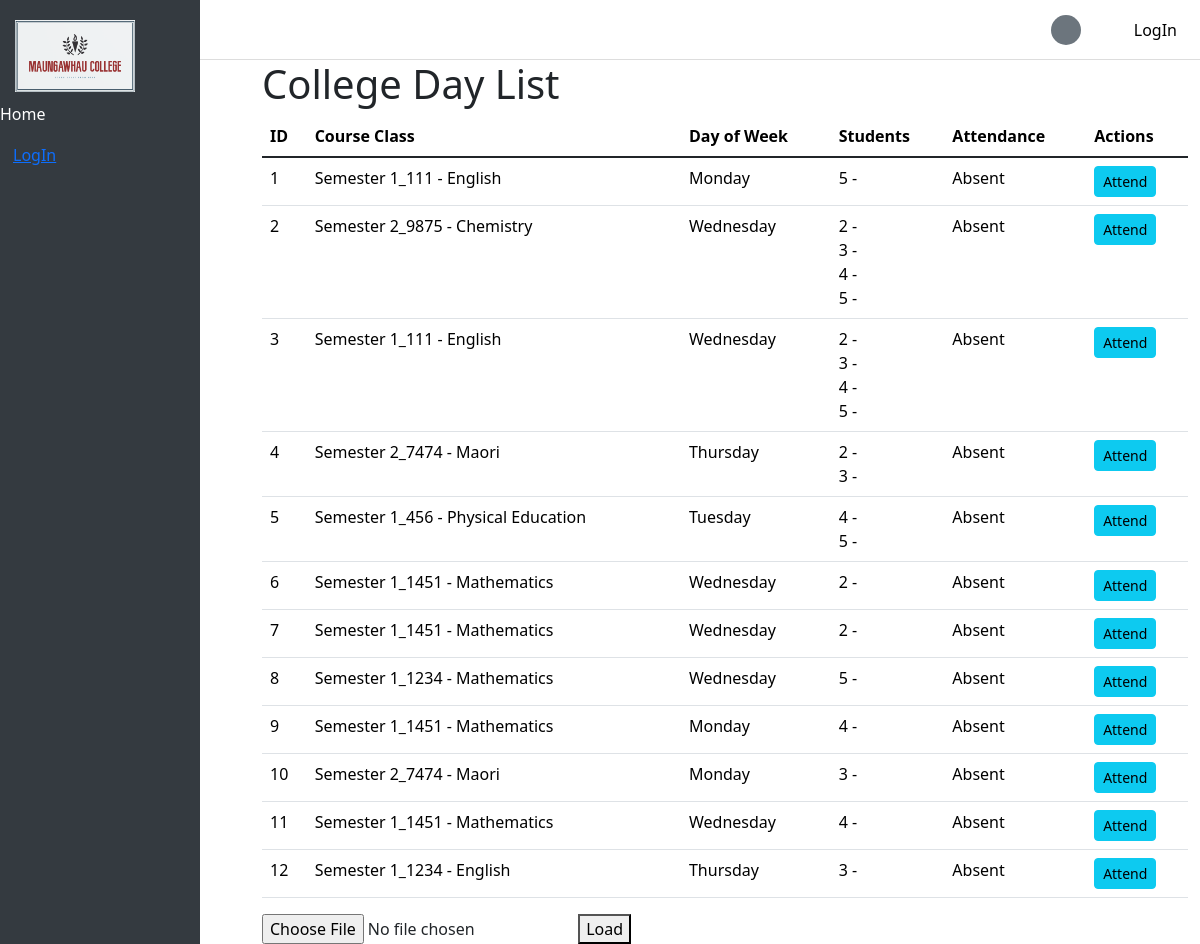
Page /collegedays/ on the committed database.
### Maungawhau/models.py (models this page shows, shortened)
class CollegeDay(models.Model):
    student = models.ManyToManyField(Student, blank=True)
    courseClass = models.ForeignKey(CourseClass, on_delete=models.CASCADE)
    day_of_week = models.CharField(
        max_length=10,
        choices=[
            ('Monday', 'Monday'),
            ('Tuesday', 'Tuesday'),
            ('Wednesday', 'Wednesday'),
            ('Thursday', 'Thursday'),
            ('Friday', 'Friday')
        ],
        default='Monday'
    )

class CourseClass(models.Model):
    number = models.IntegerField()
    course = models.ForeignKey(Course, on_delete=models.CASCADE)
    lecturers = models.ForeignKey(Lecturer, on_delete=models.SET_NULL, null=True, blank=True)
    semester = models.ForeignKey(Semester, on_delete=models.CASCADE, default=1)
    created_at = models.DateTimeField(auto_now_add=True)
    updated_at = models.DateTimeField(auto_now=True)
    attendances = models.ManyToManyField(User, related_name='course_class_attendances', blank=True)
    def __str__(self):
        return f'{self.semester.semester}_{self.number} - {self.course.name}'

class Semester(models.Model):
    year = models.IntegerField()
    semester = models.CharField(max_length=10)
    courses = models.ManyToManyField(Course, related_name='semesters', blank=True)

class Course(models.Model):
    name = models.CharField(max_length=100)
    code = models.CharField(max_length=100)

class Student(models.Model):
    student_id = models.IntegerField(unique=True, blank=True, null=True)
    user = models.OneToOneField(User, on_delete=models.CASCADE)
    DOB = models.DateField()
    phone = models.CharField(max_length=20, default='')
    address = models.CharField(max_length=255, default='')

### Maungawhau/views.py (the view)
# urls.py: path('collegedays/', CollegeDayListView.as_view(), name='collegeDay_list'),
class CollegeDayListView(ListView):
    model = CollegeDay
    template_name = 'collegeday_list.html'
    context_object_name = 'college_days'
    def get_queryset(self):
        return CollegeDay.objects.all().prefetch_related('student', 'courseClass')

### templates/collegeday_list.html (shortened to what this page needs)
{% extends 'base.html' %}
{% load static %}
{% block content %}
    <h1>College Day List</h1>
    <table class="table">
        <thead>
        <tr>
            <th>ID</th>
            <th>Course Class</th>
            <th>Day of Week</th>
            <th>Students</th>
            <th>Attendance</th>
            <th>Actions</th>
        </tr>
        </thead>
        <tbody>
        {% for day in college_days %}
            <tr>
                <td>{{ day.id }}</td>
                <td>{{ day.courseClass }}</td>
                <td>{{ day.day_of_week }}</td>
                <td>
                    {% for student in day.student.all %}
                        {{ student.id }} - {{ student.first_name }} {{ student.last_name }}<br>
                    {% endfor %}
                </td>
                <td>
                    {% if request.user in day.courseClass.attendances.all %}
                        Present
                    {% else %}
                        Absent
                    {% endif %}
                </td>
                <td>
                    <form method="POST" action="{% url 'attend_or_not' day.id %}">
                        <button type="submit" class="btn btn-sm btn-info">Attend</button>
                    </form>
                </td>
            </tr>
        {% endfor %}
        </tbody>
    </table>
    <form method="post"
          enctype="multipart/form-data"
          action="{% url 'load_user_from_file' %}">
        <input type="file" name="Maungawhau.xlsx">
        <button type="submit">Load</button>
    </form>
{% endblock %}

### templates/base.html (style rules this page uses)
body { margin-left: 250px; padding-top: 60px; }

### rows in the picture
CollegeDay: id "1", courseClass "Semester 1_111 - English", day_of_week "Monday", shows "Absent"
Student: id "5"
CollegeDay: id "2", courseClass "Semester 2_9875 - Chemistry", day_of_week "Wednesday", shows "Absent"
Student: id "2"
Student: id "3"
Student: id "4"
CollegeDay: id "3", courseClass "Semester 1_111 - English", day_of_week "Wednesday", shows "Absent"
CollegeDay: id "4", courseClass "Semester 2_7474 - Maori", day_of_week "Thursday", shows "Absent"
CollegeDay: id "5", courseClass "Semester 1_456 - Physical Education", day_of_week "Tuesday", shows "Absent"
CollegeDay: id "6", courseClass "Semester 1_1451 - Mathematics", day_of_week "Wednesday", shows "Absent"
CollegeDay: id "7", courseClass "Semester 1_1451 - Mathematics", day_of_week "Wednesday", shows "Absent"
CollegeDay: id "8", courseClass "Semester 1_1234 - Mathematics", day_of_week "Wednesday", shows "Absent"
CollegeDay: id "9", courseClass "Semester 1_1451 - Mathematics", day_of_week "Monday", shows "Absent"
CollegeDay: id "10", courseClass "Semester 2_7474 - Maori", day_of_week "Monday", shows "Absent"
CollegeDay: id "11", courseClass "Semester 1_1451 - Mathematics", day_of_week "Wednesday", shows "Absent"
CollegeDay: id "12", courseClass "Semester 1_1234 - English", day_of_week "Thursday", shows "Absent"
